Frame 1 (no input): blank canvas, image omitted
Frame 60 (the mouse pressed at the canvas centre just before this capture): blank canvas, image omitted
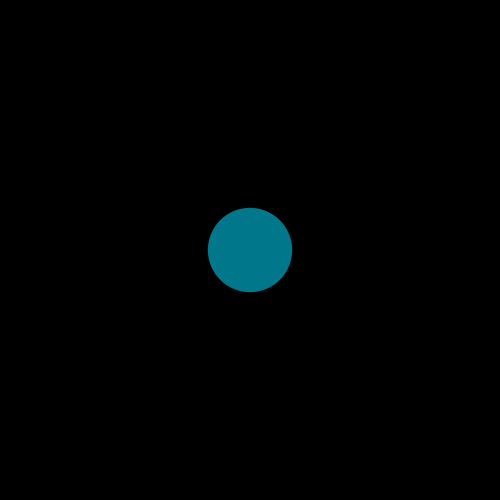
Frame 120 (the mouse held since frame 60 and released just before this capture)

The Processing sketch whose frames 1 and 60 were blank and that drew this single picture after the mouse press (run headless with seeded random() and noise(); from frame 60 on, the mouse is pressed at the canvas centre):

// Processing sketch: processing_62560
// ── processing_62560.pde

void setup(){
  size (500,500);
}
void draw(){
  background(0);
  
  float R = random (0);
  float G = random (100,150);
  float B= random (100,200);
  fill (R,G,B);
  noStroke();
  if (mousePressed == true){
  float r =random(-100,100);
  ellipse (mouseY,mouseX,r,r);
  //ellipse (mouseX,mouseY,r,r);
  //ellipse (mouseX,mouseX,r,r);
  //ellipse (mouseY,mouseY,r,r);
  }
}
